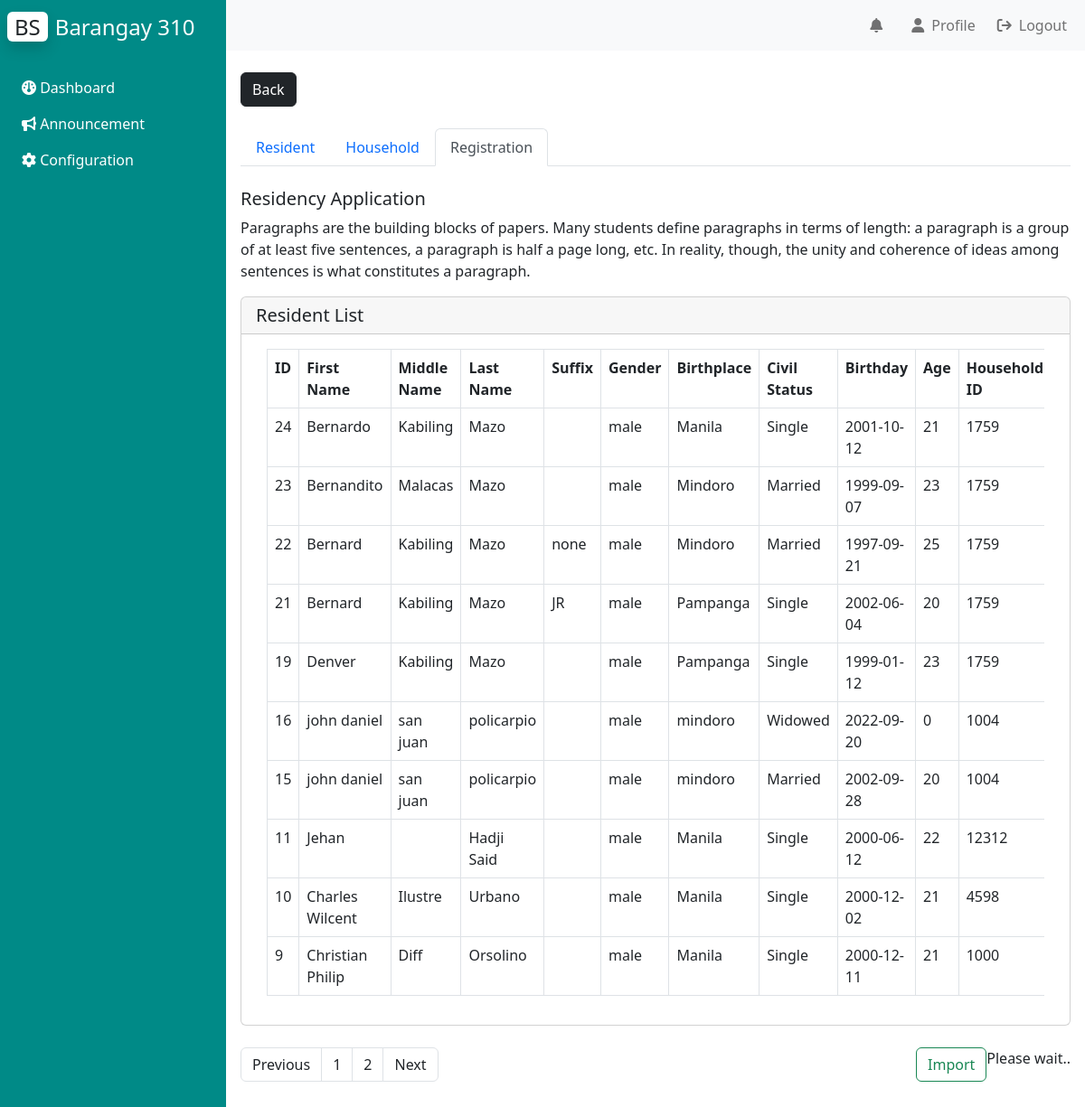
Screenshot of /Admin/resident_management/residency_application/residency_application.php (signed in) with the database file from the repository.
### tables this page shows
CREATE TABLE `bgy_info` (
  `id` int(10) NOT NULL AUTO_INCREMENT,
  `color_theme` varchar(10) NOT NULL,
  `logo_url` text NOT NULL,
  `bgy_name` text NOT NULL,
  `vision` text DEFAULT NULL,
  `mission` text DEFAULT NULL,
  `city` varchar(50) DEFAULT NULL,
  `background_url` varchar(100) DEFAULT NULL,
  PRIMARY KEY (`id`)
);

CREATE TABLE `registration` (
  `id` int(11) NOT NULL AUTO_INCREMENT,
  `fname` varchar(100) NOT NULL,
  `mname` varchar(100) NOT NULL,
  `lname` varchar(100) NOT NULL,
  `suffix` varchar(10) DEFAULT NULL,
  `gender` varchar(10) DEFAULT NULL,
  `birthplace` varchar(100) NOT NULL,
  `civilstatus` varchar(100) NOT NULL,
  `birthday` date NOT NULL,
  `unitnumber` int(11) NOT NULL,
  `purok` varchar(100) NOT NULL,
  `sitio` varchar(100) NOT NULL,
  `street` varchar(100) NOT NULL,
  `subdivision` varchar(100) NOT NULL,
  `contactnumber` varchar(20) DEFAULT NULL,
  `email` varchar(100) NOT NULL,
  `religion` varchar(100) NOT NULL,
  `occupation` varchar(100) NOT NULL,
  `educational` varchar(100) NOT NULL,
  `nationality` varchar(100) NOT NULL,
  `disability` varchar(100) NOT NULL,
  `status` varchar(50) DEFAULT NULL,
  `img_path` varchar(50) DEFAULT NULL,
  PRIMARY KEY (`id`)
);

### phpfiles/bgy_info.php (called while the page is built)
<?php
    include("connection.php");
    $query = "SELECT * FROM bgy_info;";
    $result = $conn -> query($query);
    $row = $result -> fetch_array();
?>

### Admin/resident_management/residency_application/residency_application.php (the view, shortened to what this page needs)
<?php
include('../../../phpfiles/connection.php');
?>
<!DOCTYPE html>
<html lang="en" dir="ltr">
<head>
    <link rel="stylesheet" href="style.css">
    <link href="https://cdn.jsdelivr.net/npm/bootstrap@5.2.0/dist/css/bootstrap.min.css" rel="stylesheet">
    <link rel="stylesheet" href="https://cdnjs.cloudflare.com/ajax/libs/font-awesome/6.1.2/css/all.min.css"/>
</head>
<body>
    <div class="main_container d-flex">
        <div class="sidebar" id="side_nav" style="background: <?php
        include("../../../phpfiles/bgy_info.php");
        echo $row[1];
        ?>">
            <div class="header-box px-2 pt-3 pb-4 d-flex justify-content-between">
                <h1 class=fs-4><span class="bg-white text-dark rounded shadow px-2 me-2">BS</span><span class="text-white">Barangay <?php
                                                                                                                                    include("../../../phpfiles/bgy_info.php");
                                                                                                                                    echo $row[3];
                                                                                                                                    ?></span></h1>
            </div>
            <ul class="list-unstyled px-2">
            <li class=""><a href="../../dashboard/dashboard.php" class="text-decoration-none px-3 py-2 d-block"><i class="fa-solid fa-gauge"></i>&nbsp;Dashboard</a></li>
            <li class=""><a href="../../announcement/announcement.php" class="text-decoration-none px-3 py-2 d-block"><i class="fa-solid fa-bullhorn"></i>&nbsp;Announcement</a></li>
            <li class=""><a href="../../configuration/configuration.php" class="text-decoration-none px-3 py-2 d-block"><i class="fa-solid fa-gear"></i>&nbsp;Configuration</a></li>
            </ul>
        </div>
        <div class="content">
            <nav class="navbar navbar-expand-lg navbar-light bg-light">
                <div class="container-fluid">
                    <?php
                        $queryc = "SELECT * FROM admin_notification WHERE status = '0'";
                        $resultc = $conn -> query($queryc);
                        $count = mysqli_num_rows($resultc);
                    ?>
                    <div class="collapse navbar-collapse justify-content-end" id="navbarSupportedContent">
                        <ul class="navbar-nav mb-2 mb-lg-0">
                            <li class="nav-item dropdown">
                                <a class="nav-link" aria-current="page" href="#" data-bs-toggle="dropdown" aria-expanded="false">
                                    <i class="fa-solid fa-bell px-2"></i><?php if($count != 0){?>
                                    <span class="bg-danger rounded-pill text-white badge" style = "position:relative;top:-10px;left:-20px;"><?php echo $count?></span>
                                    <?php }?>
                                </a>
                            </li>
                            <li class="nav-item">
                                <a class="nav-link" aria-current="page" href="../../../admin_profile_management/profile.php"><i class="fa-solid fa-user px-2"></i>Profile</a>
                            </li>
                            <li class="nav-item">
                                <a href="../../../Login/logout.php" class="nav-link" aria-current="page"><i class="fa-solid fa-arrow-right-from-bracket px-2"></i>Logout</a>
                            </li>
                        </ul>
                    </div>
                </div>
            </nav>
            <div class="dashboard-content px-3 py-4">
                <a href="../../dashboard/dashboard.php"><button type="button" class="btn btn-dark">Back</button></a>
                <br>
                <br>
                <ul class="nav nav-tabs">
                    <li class="nav-item">
                        <a class="nav-link" aria-current="page" href="../resident_management.php">Resident</a>
                    </li>
                    <li class="nav-item">
                        <a class="nav-link" href="../household_management/household_management.php">Household</a>
                    </li>
                    <li class="nav-item">
                        <a class="nav-link active" href="#">Registration</a>
                    </li>
                </ul>
                <br>
                <h2 class="fs-5">Residency Application</h2>
                <p>Paragraphs are the building blocks of papers. Many students define paragraphs in terms of length:
                    a paragraph is a group of at least five sentences, a paragraph is half a page long, etc. In reality,
                    though, the unity and coherence of ideas among sentences is what constitutes a paragraph.</p>
                <?php
                    if(isset($_GET['page'])){
                        $page = $_GET['page'];
                    } else {
                        $page = $_GET['page'];
                    }
                    $start = ($page-1) * 10;
                    $query = "SELECT * FROM registration ORDER BY id DESC LIMIT $start, 10";
                    $result = $conn -> query($query);
                    $result1 = $conn -> query("SELECT count(id) as id FROM registration;");
                    $regCount = $result1->fetch_assoc();
                    $total = $regCount['id'];
                    $pages = ceil($total / 10);
                    if($page > 1){
                        $previous = $page - 1;
                    } else {
                        $previous = $page;
                    }
                    if($page < $pages){
                        $next = $page + 1;
                    } else {
                        $next = $page;
                    }
                ?>
                <div class="card">
                    <h5 class="card-header">Resident List</h5>
                    <div class="card-body">
                        <div class="container-fluid">
                            <div class="table-responsive" style="width: 100%;">
                                <table class="table table-bordered">
                                    <thead>
                                        <tr class="align-top">
                                            <th>ID</th>
                                            <th>First Name</th>
                                            <th>Middle Name</th>
                                            <th>Last Name</th>
                                            <th>Suffix</th>
                                            <th>Gender</th>
                                            <th>Birthplace</th>
                                            <th>Civil Status</th>
                                            <th>Birthday</th>
                                            <th>Age</th>
                                            <th>Household ID</th>
                                        </tr>
                                    </thead>
                                    <?php while($row = $result->fetch_assoc()){ ?>
                                    <tr>
                                        <td><?php echo $row["id"]; ?></td>
                                        <td><?php echo $row["fname"]; ?></td>
                                        <td><?php echo $row["mname"]; ?></td>
                                        <td><?php echo $row["lname"]; ?></td>
                                        <td><?php echo $row["suffix"]; ?></td>
                                        <td><?php echo $row["gender"]; ?></td>
                                        <td><?php echo $row["birthplace"]; ?></td>
                                        <td><?php echo $row["civilstatus"]; ?></td>
                                        <td><?php echo $row["birthday"]; ?></td>
                                        <td><?php
                                            $dateOfBirth = $row["birthday"];
                                            $today = date("Y-m-d");
                                            $diff = date_diff(date_create($dateOfBirth), date_create($today));
                                            echo $diff->format('%y');
                                        ?></td>
                                        <td><?php echo $row["unitnumber"]; ?></td>
                                    </tr>
                                    <?php } ?>
                                </table>
                            </div>
                        </div>
                    </div>
                </div><br>
                <nav aria-label="Page navigation example">
                    <div class="btn-group" role="group" aria-label="Basic example" style="float: right;">
                            <div><a class="import btn btn-outline-success">Import</a></div>
                            <div id="response">Please wait..</div>
                    </div>
                    <ul class="pagination">
                        <li class="page-item"><a class="page-link text-dark" href="residency_application.php?page=<?php echo $previous;?>">Previous</a></li>
                        <?php for($i=1; $i<=$pages;$i++)
                        {?>
                            <li class="page-item"><a class="page-link text-dark" href="residency_application.php?page=<?php echo $i;?>"><?php echo $i;?></a></li>
                        <?php
                        }?>
                        <li class="page-item"><a class="page-link text-dark" href="residency_application.php?page=<?php echo $next;?>">Next</a></li>
                    </ul>
                </nav>
            </div>
        </div>
    </div>
</body>
</html>

### Admin/resident_management/residency_application/style.css (style rules this page uses)
body { background: #eee; }
#side_nav { background: #000; min-width: 250px; max-width: 250px; transition: all 0.3s; }
.content { min-height: 100vh; width: calc(100% - 250px); }
.sidebar li a { color: #fff; }

### rows the page displays
bgy_info: bgy_name "310"
registration: id "24", fname "Bernardo", mname "Kabiling", lname "Mazo", gender "male", birthplace "Manila", civilstatus "Single", birthday "2001-10-12", birthday "21", unitnumber "1759"
registration: id "23", fname "Bernandito", mname "Malacas", lname "Mazo", gender "male", birthplace "Mindoro", civilstatus "Married", birthday "1999-09-07", birthday "23", unitnumber "1759"
registration: id "22", fname "Bernard", mname "Kabiling", lname "Mazo", suffix "none", gender "male", birthplace "Mindoro", civilstatus "Married", birthday "1997-09-21", birthday "25", unitnumber "1759"
registration: id "21", fname "Bernard", mname "Kabiling", lname "Mazo", suffix "JR", gender "male", birthplace "Pampanga", civilstatus "Single", birthday "2002-06-04", birthday "20", unitnumber "1759"
registration: id "19", fname "Denver", mname "Kabiling", lname "Mazo", gender "male", birthplace "Pampanga", civilstatus "Single", birthday "1999-01-12", birthday "23", unitnumber "1759"
registration: id "16", fname "john daniel", mname "san juan", lname "policarpio", gender "male", birthplace "mindoro", civilstatus "Widowed", birthday "2022-09-20", birthday "0", unitnumber "1004"
registration: id "15", fname "john daniel", mname "san juan", lname "policarpio", gender "male", birthplace "mindoro", civilstatus "Married", birthday "2002-09-28", birthday "20", unitnumber "1004"
registration: id "11", fname "Jehan", lname "Hadji Said", gender "male", birthplace "Manila", civilstatus "Single", birthday "2000-06-12", birthday "22", unitnumber "12312"
registration: id "10", fname "Charles Wilcent", mname "Ilustre", lname "Urbano", gender "male", birthplace "Manila", civilstatus "Single", birthday "2000-12-02", birthday "21", unitnumber "4598"
registration: id "9", fname "Christian Philip", mname "Diff", lname "Orsolino", gender "male", birthplace "Manila", civilstatus "Single", birthday "2000-12-11", birthday "21", unitnumber "1000"
